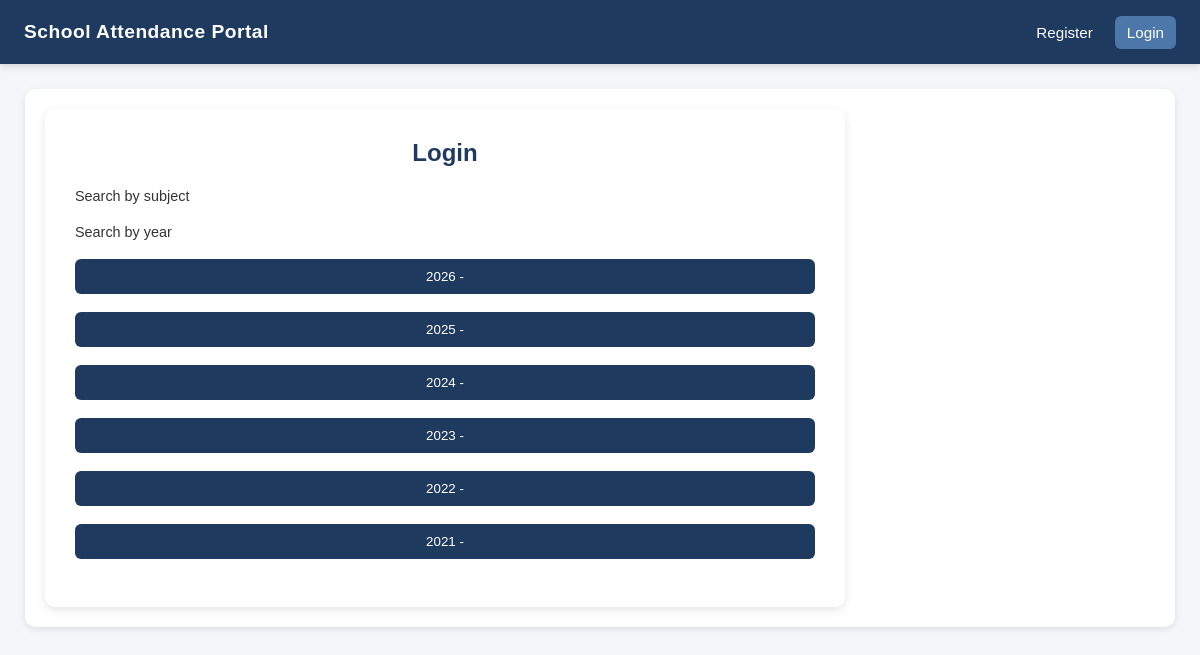
Screenshot of /courses/subject=1 with the database file from the repository.
### tables this page shows
CREATE TABLE "course"
(
    year       year    not null,
    subject_id int     not null
        references subject,
    course_id  integer not null
        primary key autoincrement
);

### app.py (the view)
@app.route("/courses/subject=<subject_id>" ,methods = ["POST","GET"])
def courses_subject(subject_id):
    from libraries.tools.admin import get_courses_by_subject_id
    course_list = get_courses_by_subject_id(subject_id)
    return render_template("course_list.html", course_list = course_list)

### app.py (called while the page is built)
@app.before_request
def before_request():
    if "logged_in" not in session.keys():
        session["logged_in"] = 0

### libraries/tools/admin.py (called while the page is built)
def get_courses_by_subject_id(subject_id):
    from libraries.tools.database import execute_query_all
    query = ("SELECT subject.subject_name, course.year "
             "FROM course, subject "
             "WHERE course.subject_id = subject.subject_id "
             "AND subject.subject_id = ?")
    courses = execute_query_all(query, (subject_id, ))
    return courses

### libraries/tools/database.py (called while the page is built)
def execute_query_all(query,params):
    conn = sqlite3.connect("database.db")
    cur = conn.cursor()
    cur.execute(query,params)
    rows = cur.fetchall()
    return rows

### templates/course_list.html
{% extends 'base.html' %}
{% block content %}
    <div class="card">
        <h2>Login</h2>
        <form>
            <label>Search by subject</label>
        </form>
        <br/>
        <form>
            <label>Search by year</label>
        </form>
        <br/>
        {% for course in course_list %}
            <form method="POST">
                <button type="submit" name="course_id" value={{ course[0] }}>{{ course[1] }} - {{ course[2] }}</button>
            </form>
            <br/>
        {% endfor %}
    </div>
{% endblock %}

### static/css/style.css (style rules this page uses)
* { margin: 0; padding: 0; box-sizing: border-box; font-family: Arial, sans-serif; }
body { background: #f4f6f9; }
.card { background: white; padding: 30px; width: 100%; max-width: 800px; border-radius: 10px; box-shadow: 0 3px 10px rgba(0, 0, 0, 0.1); }
h2 { text-align: center; margin-bottom: 20px; color: #1e3a5f; }
label { font-size: 0.9rem; color: #333; }
button { width: 100%; padding: 10px; background: #1e3a5f; color: white; border: none; border-radius: 6px; cursor: pointer; }

### rows the page displays
course: year "2026"
course: year "2025"
course: year "2024"
course: year "2023"
course: year "2022"
course: year "2021"
